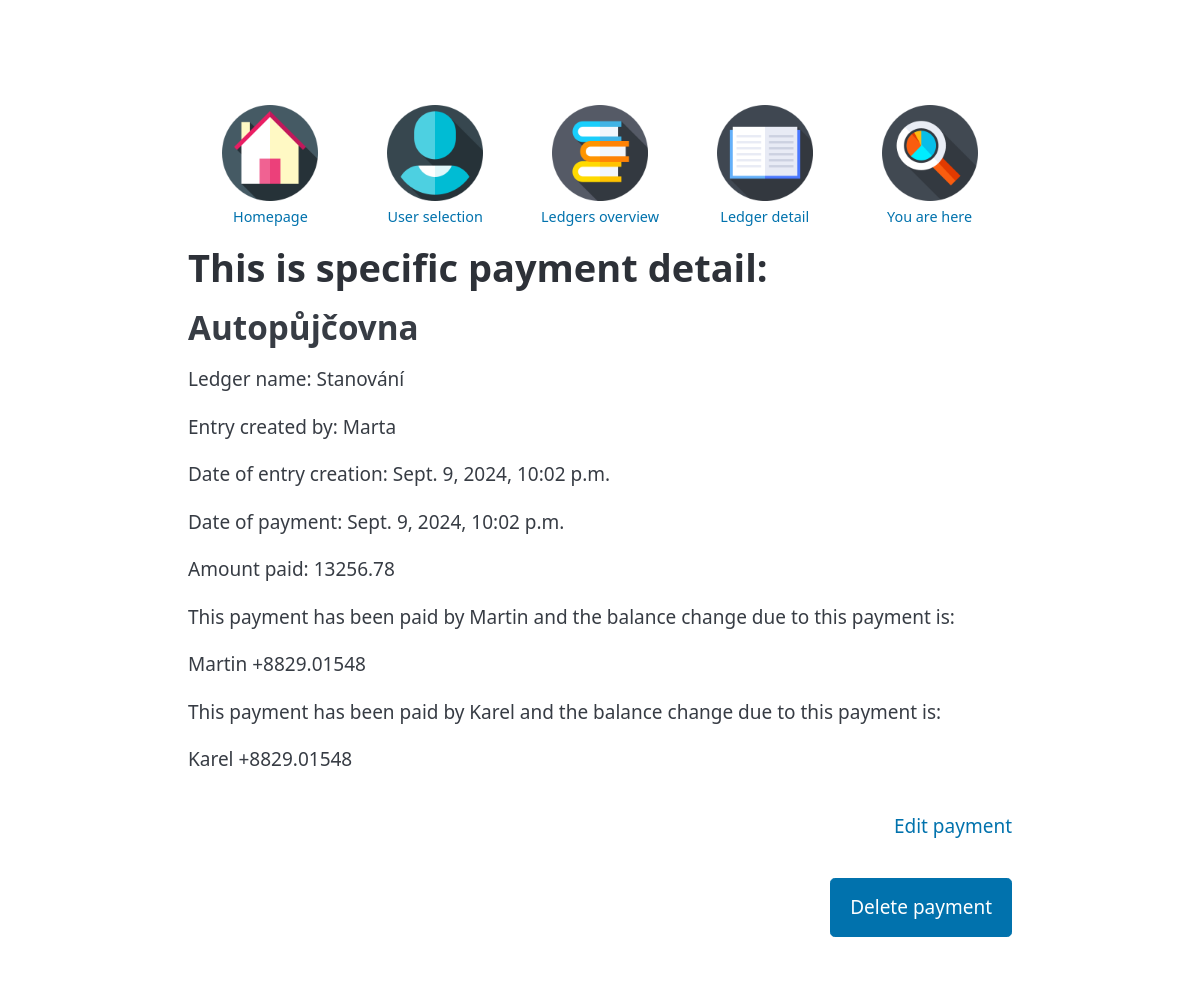
The app's page /payment_detail/3/2/5/ with its own data.
### Bill_2_split/models.py (models this page shows, shortened)
class AbstractBase(models.Model):
    name = models.CharField(max_length=100)
    slug = models.SlugField(max_length=100, blank=True)
    desc = models.CharField(max_length=2000, blank=True)
    class Meta:
        abstract = True

class Payment(AbstractBase):
    user = models.ForeignKey(User, on_delete=models.PROTECT)
    ledger = models.ForeignKey(Ledger, on_delete=models.PROTECT)
    entry_time = models.DateTimeField(default=datetime.now)
    cost = models.DecimalField(max_digits=10, decimal_places=2)
    payment_time = models.DateTimeField(default=datetime.now)

class Ledger(AbstractBase):
    user = models.ForeignKey(User, on_delete=models.PROTECT)

class User(AbstractBase):
    email = models.CharField(max_length=50, blank=True)
    password = models.CharField(max_length=50, blank=True)

class Relation(models.Model):
    user = models.ForeignKey(User, on_delete=models.PROTECT)
    payment = models.ForeignKey(Payment, on_delete=models.PROTECT)
    relation = models.DecimalField(max_digits=10, decimal_places=3)

### Bill_2_split/views.py (the view)
class PaymentDetailView(generic.DetailView):
    model = Payment
    template_name = 'Bill_2_split/payment_detail.html'
    title = 'Payment detail'
    def get_object(self):
        payment_pk = self.kwargs.get('payment_pk')
        return Payment.objects.get(pk=payment_pk)
    def get_context_data(self, **kwargs):
        context = super().get_context_data(**kwargs)
        payment = self.get_object()
        user_id = self.kwargs.get('user_pk')
        user = User.objects.get(pk=user_id)
        ledger_id = self.kwargs.get('ledger_pk')
        ledger = Ledger.objects.get(pk=ledger_id)
        relations = Relation.objects.filter(payment=payment)
        balance_change = calculate_relation_costs(relations, payment.cost)
        context['ledger'] = ledger
        context['user'] = user
        context['payment'] = payment
        context['relations'] = relations
        context['balance_change'] = balance_change
        return context

### Bill_2_split/functions.py (called while the page is built)
def get_relation_value(obj):
    return obj.relation

def calculate_relation_costs(relations, cost):
    sorted_relations = sorted(relations, key=get_relation_value, reverse=True)
    relation_costs = [(relation, relation.relation * cost) for relation in sorted_relations]
    return relation_costs

### Bill_2_split/templates/Bill_2_split/payment_detail.html (shortened to what this page needs)
{% extends 'Bill_2_split/_base.html' %}
{% block Bill_2_split_content %}
{% load static %}
<nav id="horni-nav">
    <ul>
    <li><a href="{% url 'Bill_2_split:IndexView' %}">
            <img src="{% static 'Bill_2_split/icons/home_page.png' %}"><span>Homepage</span></a></li>
    <li><a href="{% url 'Bill_2_split:UserView' %}">
            <img src="{% static 'Bill_2_split/icons/user.png' %}"><span>User selection</span></a></li>
    <li><a href="{% url 'Bill_2_split:ListOfLedgersView' user.pk %}">
            <img src="{% static 'Bill_2_split/icons/ledgers.png' %}"><span>Ledgers overview</span></a></li>
    <li><a href="{% url 'Bill_2_split:LedgerDetailView' ledger.pk user.pk %}">
            <img src="{% static 'Bill_2_split/icons/ledger.png' %}"><span>Ledger detail</span></a></li>
    <li><a href="#">
            <img src="{% static 'Bill_2_split/icons/glass.png' %}"><span>You are here</span></a></li>
    </ul>
</nav>
<h1>
    This is specific payment detail:
</h1>
<h2>{{ payment.name }}</h2>
<p>Ledger name: {{ payment.ledger.name }}</p>
<p>Entry created by: {{ payment.user.name }}</p>
<p>Date of entry creation: {{ payment.entry_time }}</p>
<p>Date of payment: {{ payment.payment_time }}</p>
<p>Amount paid: {{ payment.cost }}</p>
    {% for relation, balance_change in balance_change %}
        {% if relation.relation > 0 %}
                <p> This payment has been paid by {{ relation.user.name }} and the balance change due to this payment is: </p>
                <p> {{ relation.user.name }} +{{ balance_change }} </p>
        {% endif %}
    {% endfor %}
<nav>
    <ul>
        <li>
            <a href="{% url 'Bill_2_split:PaymentEditView' payment_pk=payment.pk ledger_pk=ledger.pk user_pk=user.pk %}"> Edit payment</a>
        </li>
    </ul>
</nav>
<nav>
    <ul>
        <li>
            <form method="post" action="{% url 'Bill_2_split:PaymentDeleteView' payment_pk=payment.pk ledger_pk=ledger.pk user_pk=user.pk %}">
                <button type="submit">Delete payment</button>
            </form>
        </li>
    </ul>
</nav>
{% endblock %}

### Bill_2_split/static/Bill_2_split/base.css (style rules this page uses)
body { max-width: 75%; margin: 0 auto; padding: 2rem; }
#horni-nav { display: flex; justify-content: space-around; align-items: center; }
#horni-nav ul { list-style-type: none; margin: 0; padding: 0; display: flex; justify-content: space-around; width: 100%; align-items: flex-start; }
#horni-nav ul li { text-align: center; display: flex; flex-direction: column; align-items: center; width: 20%; height: 20%; }
#horni-nav ul li a { display: flex; flex-direction: column; align-items: center; }
#horni-nav ul li img { width: 8vw; height: 8vw; transition: width 0.2s ease-in-out, height 0.2s ease-in-out; }
#horni-nav ul li span { font-size: 1.2vw; margin-top: 5px; }

### records on screen
Payment: name "Autopůjčovna", ledger.name "Stanování", user.name "Marta", entry_time "Sept. 9, 2024, 10:02 p.m.", payment_time "Sept. 9, 2024, 10:02 p.m.", cost "13256.78"
Relation: user.name "Martin", balance_change "8829.01548"
Relation: user.name "Karel", balance_change "8829.01548"
